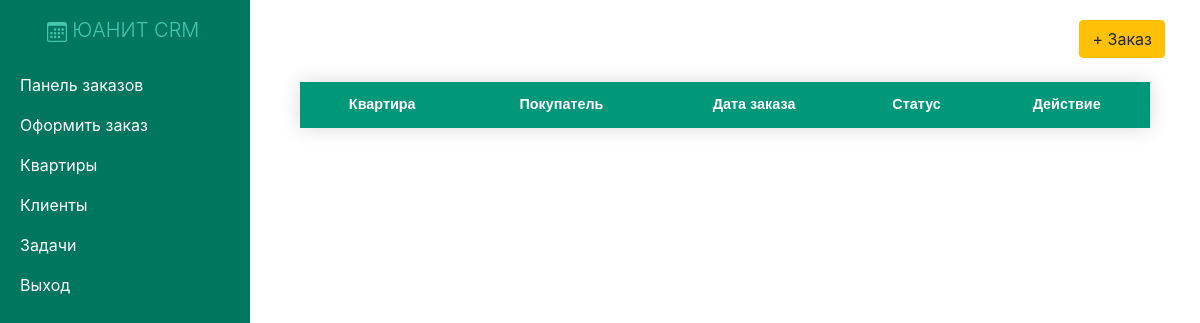
The page /orders/ (signed in) on the database as committed earlier.
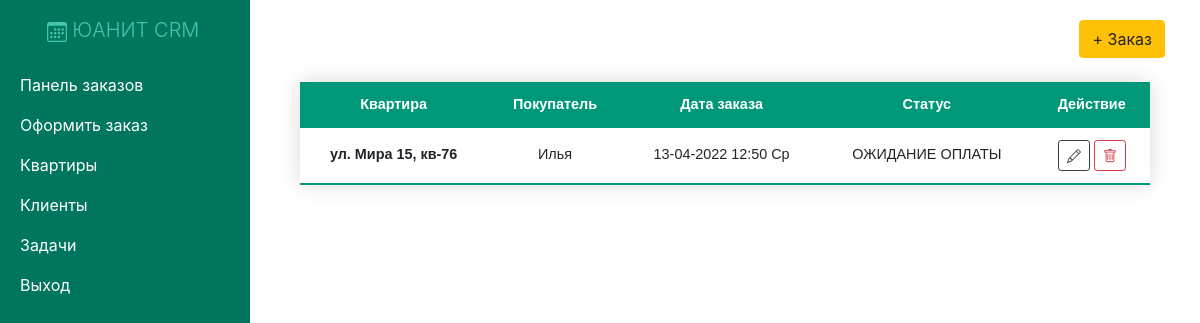
The same page on the database as committed later.
### crm/models.py (models this page shows, shortened)
class Order(models.Model):
    customer = models.ForeignKey(Customer, null=True, on_delete= models.CASCADE)
    product = models.ForeignKey(Product, null=True, on_delete= models.CASCADE)
    date_created = models.DateTimeField(auto_now_add=True, null=True)
    status = models.CharField(max_length=200, null=True, choices=(
        ('ОТМЕНЕНО','ОТМЕНЕНО'),
        ('ЗАВЕРШЁН','ЗАВЕРШЁН'),
        ('ВОЗВРАТ','ВОЗВРАТ'),
        ('ОЖИДАНИЕ ОПЛАТЫ','ОЖИДАНИЕ ОПЛАТЫ'),
    ))

class Product(models.Model):
    name = models.CharField(max_length=200, null=True)
    cost = models.FloatField(null=True)
    vendor = models.CharField(max_length=200, null=True)
    description = models.CharField(max_length=300, null=True)
    date_created = models.DateTimeField(auto_now_add=True, null=True)

class Customer(models.Model):
    name = models.CharField(max_length=200, null=True)
    phone = models.CharField(max_length=200, null=True)
    email = models.EmailField(max_length=200, null=True)
    date_created = models.DateTimeField(auto_now_add=True, null=True)
    address = models.CharField(max_length=200, null=True)

### crm/views.py (the view)
# urls.py: path('orders/', views.orders, name="orders"),
@login_required
def orders(request):
    orders = Order.objects.order_by("-date_created")
    return render(request,'crm/orders.html',{'orders':orders})

### crm/templates/crm/orders.html (shortened to what this page needs)
{% extends 'crm/main.html' %}
{% block content %}
<div class="d-flex justify-content-end">
  <a class="btn btn-warning" href="{% url 'create_order' %}">+ Заказ</a>
</div>
<div class="container w-100 d-flex justify-content-center mt-4">
  <table class="my-table w-100 text-center">
    <thead class="text-center">
      <tr class="text-center">
        <th>Квартира</th>
        <th>Покупатель</th>
        <th>Дата заказа</th>
        <th>Статус</th>
        <th>Действие</th>
      </tr>
    </thead>
    <tbody>
      {% for o in orders %}
      <tr>
        <th scope="row">{{o.product.name}}</th>
        <td>{{ o.customer.name }}</td>
        <td>{{ o.date_created|date:"d-m-Y h:i D" }}</td>
        <td>{{o.status}}</td>
        <td>
          <a class="btn btn-sm btn-outline-dark" href="{% url 'update_order' o.id %}"></a>
          <a class="btn btn-sm btn-outline-danger" data-toggle="modal" data-target="#actionModal"></a>
        </td>
      </tr>
      {% endfor %}
    </tbody>
  </table>
</div>
{% endblock content %}

Rows that differ between the two databases and show on the page:
added Order: product.name "ул. Мира 15, кв-76", customer.name "Илья", date_created "13-04-2022 12:50 Ср", status "ОЖИДАНИЕ ОПЛАТЫ"
